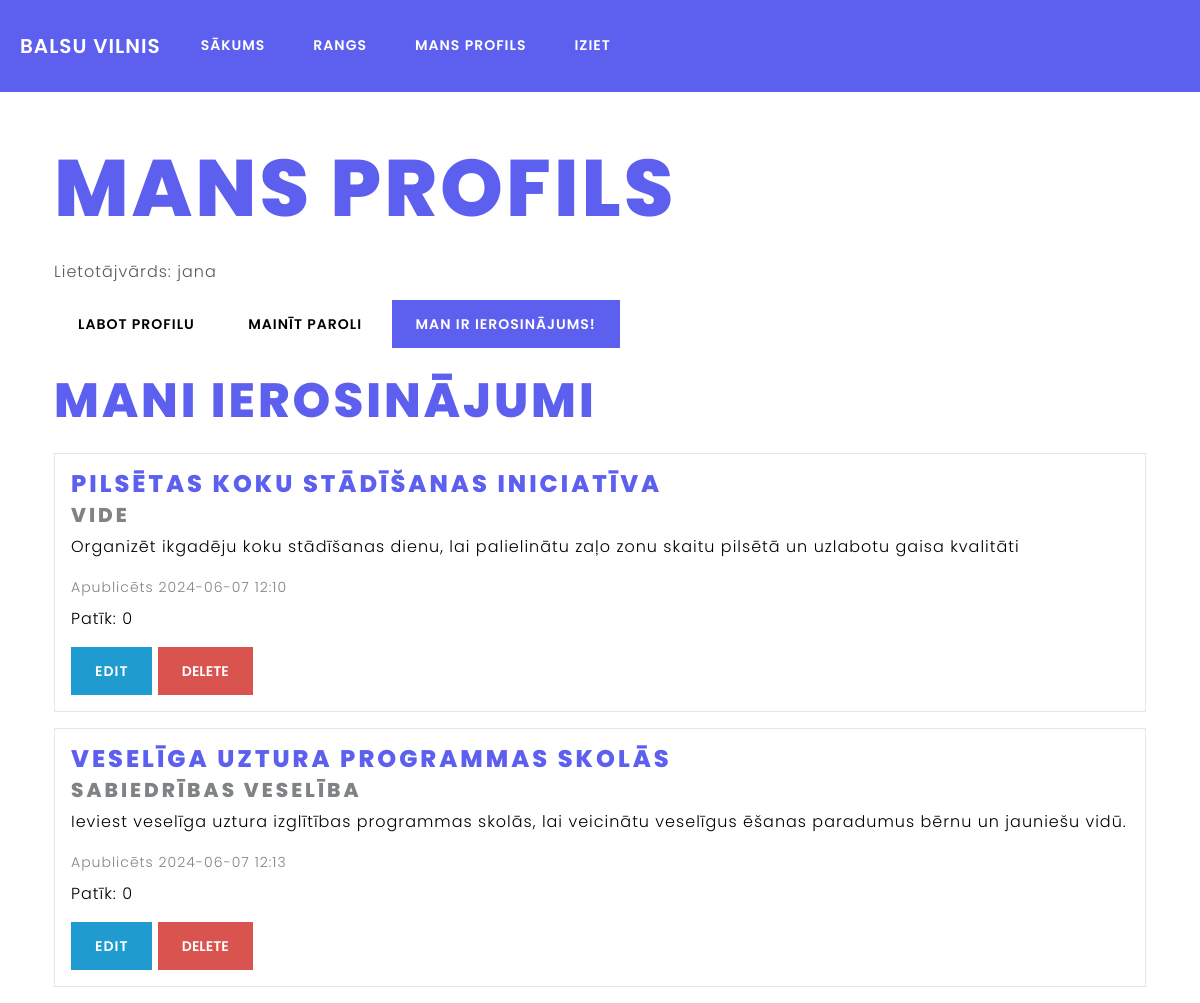
/dashboard (signed in), run on an earlier commit of the app's database.
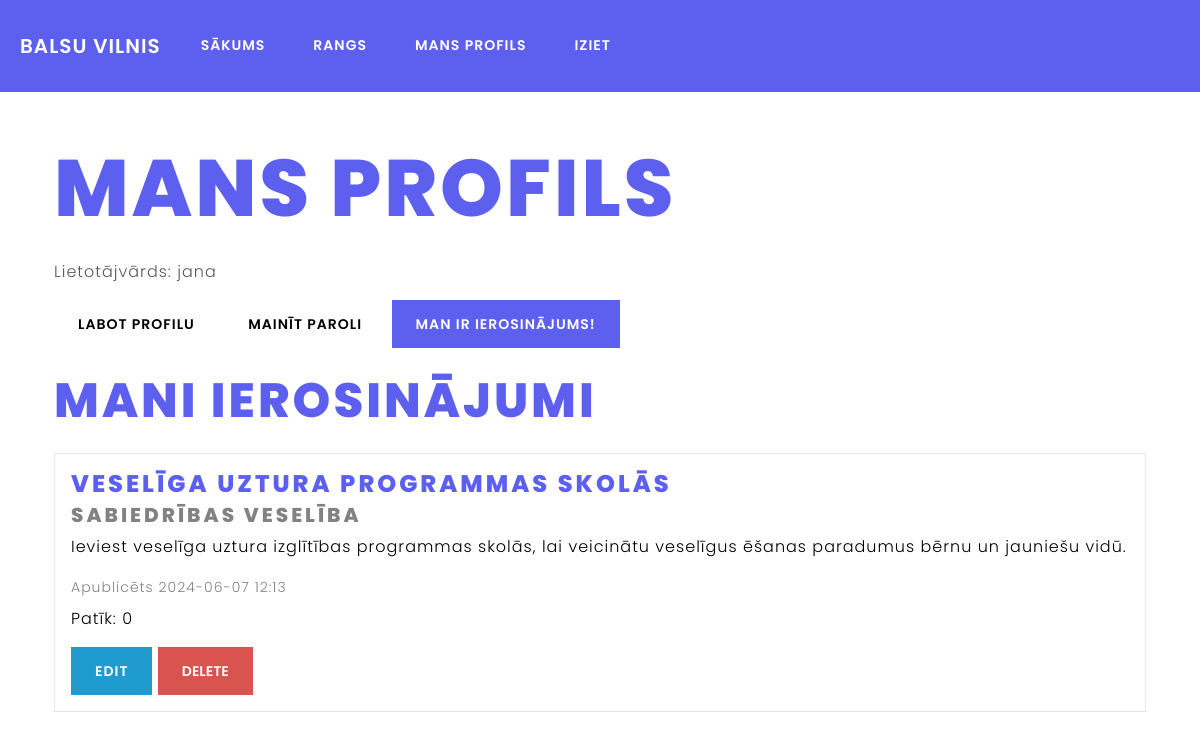
And on a later commit of the database.
### models.py (models this page shows, shortened)
class User(db.Model, UserMixin):
    id = db.Column(db.Integer, primary_key=True)
    username = db.Column(db.String(150), unique=True, nullable=False)
    email = db.Column(db.String(150), unique=True, nullable=True)
    password = db.Column(db.String(200), nullable=False)
    role = db.Column(db.String(50), nullable=False)
    confirmed = db.Column(db.Boolean, default=False)
    confirmed_on = db.Column(db.DateTime, nullable=True)
    bio = db.Column(db.Text, nullable=True)
    avatar = db.Column(db.String(200), nullable=True)

class Idea(db.Model):
    id = db.Column(db.Integer, primary_key=True)
    title = db.Column(db.String(200), nullable=False)
    description = db.Column(db.Text, nullable=False)
    category = db.Column(db.String(100), nullable=False)
    date_posted = db.Column(db.DateTime, nullable=False, default=datetime.utcnow)
    user_id = db.Column(db.Integer, db.ForeignKey('user.id'), nullable=False)
    user = db.relationship('User', backref=db.backref('ideas', lazy=True))
    likes = db.relationship('Like', backref='idea', lazy=True)
    comments = db.relationship('Comment', backref='parent_idea', lazy=True)
    idea_votes = db.relationship('Vote', backref='parent_idea_votes', lazy=True)
    voting_options = db.relationship('VotingOption', backref='idea', lazy=True, cascade="all, delete-orphan")
    @property
    def like_count(self):
        return Like.query.filter_by(idea_id=self.id).count()

### app.py (the view)
    @app.route('/dashboard')
    @login_required
    def dashboard():
        user_ideas = Idea.query.filter_by(user_id=current_user.id).all()
        delete_form = DeleteIdeaForm()  # Instantiate the delete form
        return render_template('dashboard.html', ideas=user_ideas, delete_form=delete_form)

### app.py (called while the page is built)
def create_app():
    app = Flask(__name__)
    app.config.from_object('config.Config')
    app.config['SECRET_KEY'] = os.getenv('SECRET_KEY', 'hbcirebvyrebgvugbenvu')
    csrf = CSRFProtect(app)
    db.init_app(app)
    mail.init_app(app)
    login_manager.init_app(app)
    bcrypt.init_app(app)
    migrate.init_app(app, db)
    csrf.init_app(app)
    limiter.init_app(app)  # Initialize limiter
    @login_manager.user_loader
    def load_user(user_id):
        return User.query.get(int(user_id))
    def inject_user():
        return dict(current_user=current_user)
    app.context_processor(inject_user)
    register_routes(app)
    return app

### templates/dashboard.html (shortened to what this page needs)
{% extends "base.html" %}
{% block content %}
<div class="container mt-4">
    <h1 class="mb-4">Mans profils</h1>
    <p>Lietotājvārds: {{ current_user.username }}</p>
    <a href="{{ url_for('edit_profile') }}" class="btn btn-secondary mb-4">Labot profilu</a>
    <a href="{{ url_for('change_password') }}" class="btn btn-secondary mb-4">Mainīt paroli</a>
    {% if current_user.role == 'creator' %}
        <a href="{{ url_for('create_idea') }}" class="btn btn-primary mb-4">Man ir ierosinājums!</a>
    {% endif %}
    <h2 class="mb-4">Mani ierosinājumi</h2>
    {% if ideas %}
        {% for idea in ideas %}
        <div class="card bg-light mb-3">
            <div class="card-body">
                <h5 class="card-title">{{ idea.title }}</h5>
                <h6 class="card-subtitle mb-2 text-muted">{{ idea.category }}</h6>
                <p class="card-text">{{ idea.description }}</p>
                <div class="mb-2">
                    <small class="text-muted">Apublicēts {{ idea.date_posted.strftime('%Y-%m-%d %H:%M') }}</small>
                </div>
                <p>Patīk: {{ idea.like_count }}</p>
                <a href="{{ url_for('edit_idea', idea_id=idea.id) }}" class="btn btn-info">Edit</a>
                <form method="POST" action="{{ url_for('delete_idea', idea_id=idea.id) }}" style="display:inline;">
                    <button type="submit" class="btn btn-danger" onclick="return confirm('Vai esat pārliecināts, ka vēlaties dzēst šo ideju?');">Delete</button>
                </form>
            </div>
        </div>
        {% endfor %}
    {% else %}
    <p>Jums vēl nav ierosinājumu</p>
    {% endif %}
</div>
{% endblock %}

### templates/base.html (shortened to what this page needs)
<!DOCTYPE html>
<html lang="en">
<head>
    <link rel="stylesheet" href="https://cdn.jsdelivr.net/npm/bootswatch@5/dist/lux/bootstrap.min.css">
</head>
<body>
    <nav class="navbar navbar-expand-lg navbar-dark">
        <a class="navbar-brand" href="{{ url_for('home') }}">Balsu Vilnis</a>
        <div class="collapse navbar-collapse" id="navbarNav">
            <ul class="navbar-nav ml-auto">
                <li class="nav-item">
                    <a class="nav-link" href="{{ url_for('home') }}">Sākums</a>
                </li>
                {% if current_user.is_authenticated %}
                    <li class="nav-item">
                        <a class="nav-link" href="{{ url_for('rang') }}">Rangs</a>
                    </li>
                    <li class="nav-item">
                        <a class="nav-link" href="{{ url_for('dashboard') }}">Mans profils</a>
                    </li>
                    <li class="nav-item">
                        <a class="nav-link" href="{{ url_for('logout') }}">Iziet</a>
                    </li>
                {% endif %}
            </ul>
        </div>
    </nav>
    <div class="container mt-5">
        {% block content %}{% endblock %}
    </div>
</body>
</html>

### templates/base.html (style rules this page uses)
:root { --primary-color: #5D5FEF; --primary-color-dark: #4a4dcc; }
body { font-family: 'Poppins', sans-serif; }
h1, .h1, h2, .h2, h3, .h3, h4, .h4, h5, .h5, h6, .h6 { font-family: 'Poppins', sans-serif; color: var(--primary-color) !important; font-weight: 800; }
h1, .h1 { font-size: 5rem; }
h2, .h2 { font-size: 3rem; }
h5, .h5 { font-size: 1.5rem; }
h6, .h6 { font-size: 1.25rem; }
.card { background-color: #f8f9fa; color: #000; }
.navbar-dark .navbar-nav .nav-link { color: #fff; }
.btn-primary { background-color: var(--primary-color); border-color: var(--primary-color); }
.navbar-dark { background-color: var(--primary-color) !important; }
.navbar-brand { color: #fff !important; padding-left: 20px; }

What changed in the data, as far as the page shows it:
removed Idea: title "PILSĒTAS KOKU STĀDĪŠANAS INICIATĪVA", category "VIDE", description "Organizēt ikgadēju koku stādīšanas dienu, lai palielinātu zaļo zonu skaitu pilsētā un uzlabotu gaisa kvalitāti", date_posted "2024-06-07 12:10", like_count "0"
